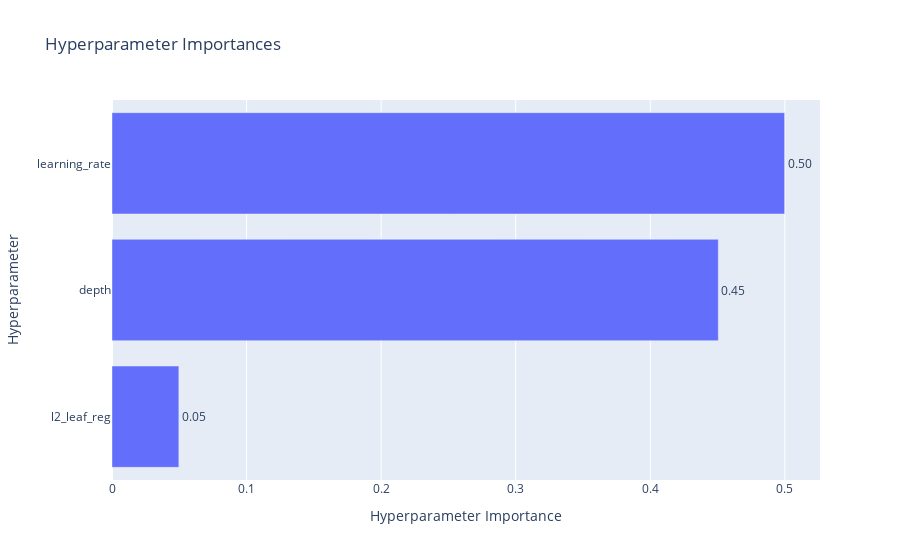

Notebook code for this chart:
### Code cell
# График важности гиперпараметров
fig = optuna.visualization.plot_param_importances(study)
fig.show()

### Figure 1 — Plotly figure (JSON) as saved in the notebook; plotly's stock layout.template omitted (floating-point values rounded to 4 significant figures)
{"data": [{"cliponaxis": false, "hovertemplate": ["l2_leaf_reg (FloatDistribution): 0.04967182268406043<extra></extra>", "depth (IntDistribution): 0.45053395755747727<extra></extra>", "learning_rate (FloatDistribution): 0.49979421975846233<extra></extra>"], "name": "Objective Value", "orientation": "h", "text": ["0.05", "0.45", "0.50"], "textposition": "outside", "type": "bar", "x": [0.04967, 0.4505, 0.4998], "y": ["l2_leaf_reg", "depth", "learning_rate"]}], "layout": {"title": {"text": "Hyperparameter Importances"}, "xaxis": {"title": {"text": "Hyperparameter Importance"}}, "yaxis": {"title": {"text": "Hyperparameter"}}}}
